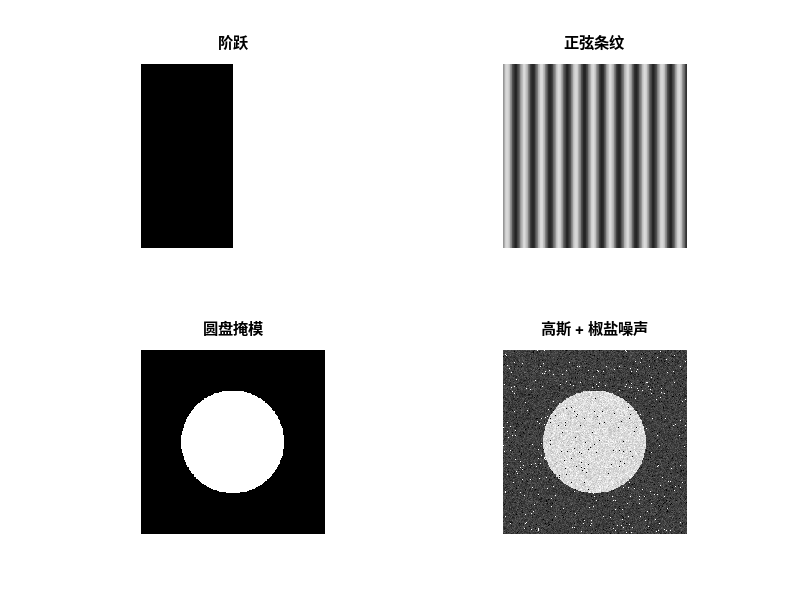

Reproduce this figure in MATLAB.
%% 01-synthetic-images.m | 阶跃 / 条纹 / 圆盘 + 高斯与椒盐噪声
%% GNU Octave，零第三方依赖；合成图像，无需任何外部文件
clear; close all; clc;
SHOW = ~strcmp(getenv("IP_HEADLESS"), "1");
% ---- 参数区 ----
N = 256; sigma = 0.06; salt_rate = 0.02; rand("seed", 7); randn("seed", 7);
% ---- 造图 ----
[X, Y] = meshgrid(1:N, 1:N);
step  = double(X > N/2);
stripe = 0.5 + 0.35 * sin(2*pi*X/24);
disk  = double((X - 0.5*N).^2 + (Y - 0.5*N).^2 < (0.28*N)^2);
base  = 0.25 + 0.6 * disk;
% ---- 噪声：高斯加性 + 椒盐脉冲 ----
noisy = base + sigma * randn(N, N);
sp = rand(N, N);
noisy(sp < salt_rate/2) = 0;
noisy(sp > 1 - salt_rate/2) = 1;
noisy = min(max(noisy, 0), 1);
% ---- 数值验证 ----
printf("step : mean=%.4f (期望 0.5)\n", mean(step(:)));
printf("stripe: min=%.3f max=%.3f mean=%.4f\n", min(stripe(:)), max(stripe(:)), mean(stripe(:)));
printf("disk : 面积占比=%.4f (pi*0.28^2=%.4f)\n", mean(disk(:)), pi*0.28^2);
printf("noisy: 与干净图的 MSE=%.6f, PSNR=%.2f dB\n", ...
       mean((noisy(:)-base(:)).^2), 10*log10(1/mean((noisy(:)-base(:)).^2)));
% ---- 可视化 ----
if SHOW
  figure("name", "01 合成测试图");
  subplot(2, 2, 1); imagesc(step, [0 1]); colormap gray; axis image off; title("阶跃");
  subplot(2, 2, 2); imagesc(stripe, [0 1]); axis image off; title("正弦条纹");
  subplot(2, 2, 3); imagesc(disk, [0 1]); axis image off; title("圆盘掩模");
  subplot(2, 2, 4); imagesc(noisy, [0 1]); axis image off; title("高斯 + 椒盐噪声");
end
